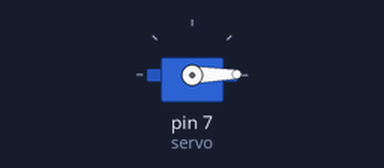
Bench run of a sketch on a simulated Arduino Uno, built with avr-gcc and run on an emulated ATmega328P. Shown: servo.

Above: at 0.05 s.
At 1.35 s:
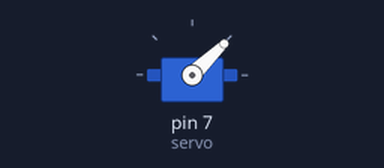
At 2.7 s:
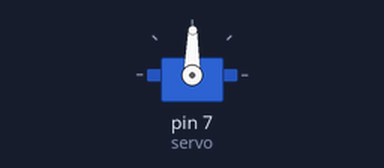
At 5.4 s:
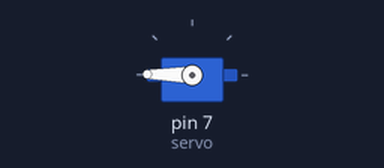
Timing chart, 0 to 7.0 s (numbered marks = the images above):
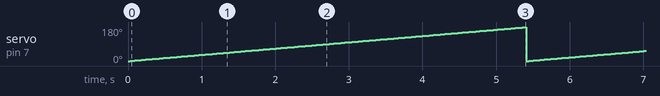

Measured:
- by itself, servo on pin 7 (servo): ramps from 0° to 179° and jumps back, once every 5.4 s

The sketch:

servo_motor1.ino
```cpp
#include <Servo.h>
Servo servo;
int value = 0;
int i = 0;

void setup(){
  servo.attach(7);
}
void loop(){

  for(i = 0; i < 180; i++)
  {
    servo.write(i);
    delay(30);
  }
}
```
